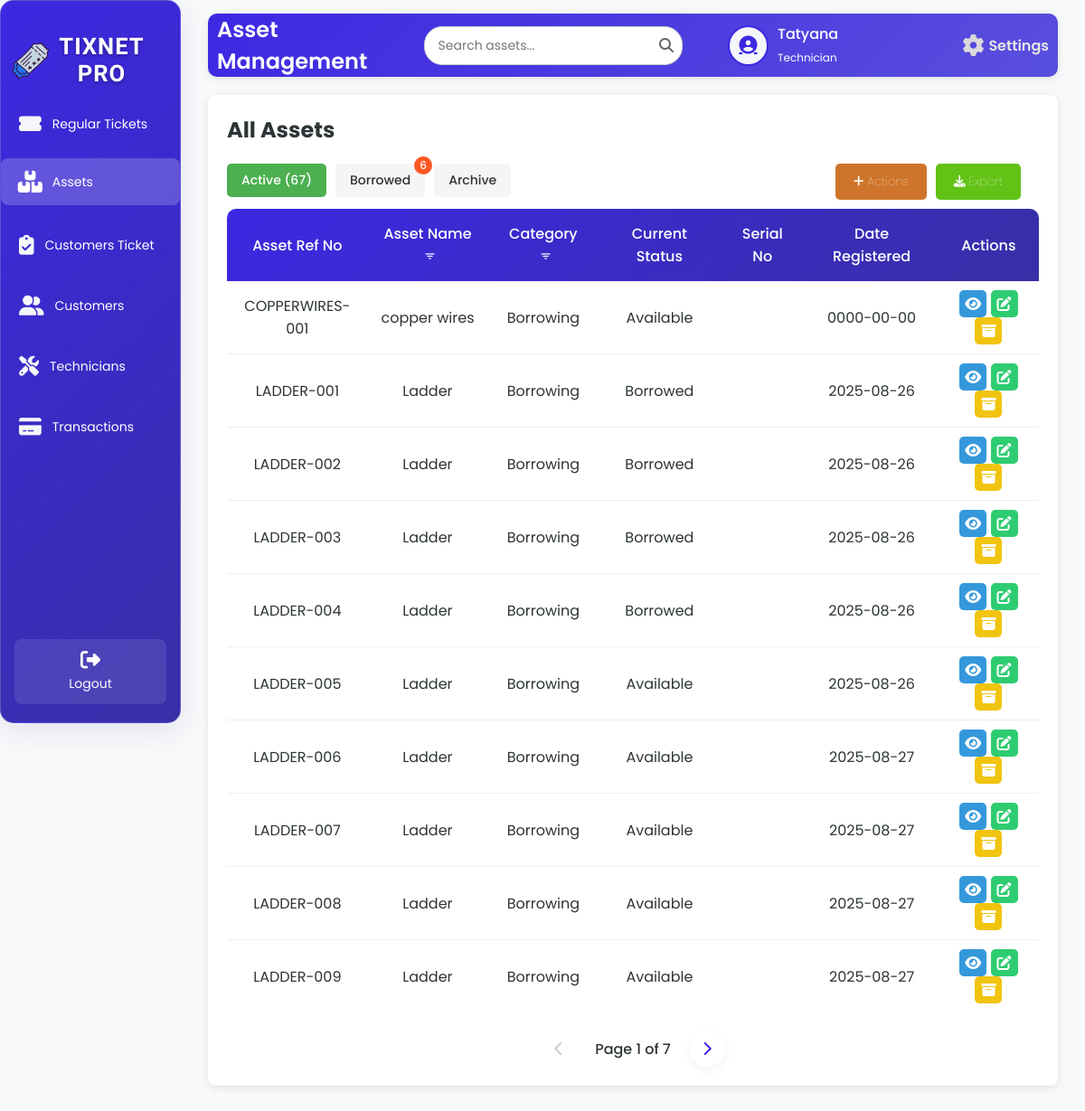
The app's page /assetsT.php (signed in) with its own data.
### tables this page shows
CREATE TABLE `tbl_assets` (
  `a_id` int(50) NOT NULL,
  `a_ref_no` varchar(200) NOT NULL,
  `a_name` varchar(200) NOT NULL,
  `a_status` varchar(200) NOT NULL,
  `a_current_status` varchar(200) NOT NULL,
  `a_quantity` int(50) NOT NULL,
  `a_serial_no` varchar(200) NOT NULL,
  `a_date` date NOT NULL
);

### assetsT.php (the view, shortened to what this page needs)
 <?php
    include 'db.php';
    $username = $_SESSION['username'];
    $firstName = '';
    $userType = '';
    $avatarPath = 'default-avatar.png';
    $avatarFolder = 'Uploads/avatars/';
    $userAvatar = $avatarFolder . $username . '.png';
    if (file_exists($userAvatar)) {
        $avatarPath = $userAvatar;
    } else {
        $avatarPath = 'default-avatar.png';
    }
    if ($conn) {
        $sqlUser = "SELECT u_fname, u_type FROM tbl_user WHERE u_username = ?";
        $stmtUser = $conn->prepare($sqlUser);
        if ($stmtUser) {
            $stmtUser->bind_param("s", $username);
            $stmtUser->execute();
            $resultUser = $stmtUser->get_result();
            if ($resultUser->num_rows > 0) {
                $row = $resultUser->fetch_assoc();
                $firstName = $row['u_fname'];
                $userType = $row['u_type'];
            }
        } else {
            $_SESSION['error'] = "Error preparing user query.";
        }
    } else {
        $_SESSION['error'] = "Database connection failed.";
    }
    $limit = 10;
    $activePage = isset($_GET['active_page']) ? (int)$_GET['active_page'] : 1;
    $activeOffset = ($activePage - 1) * $limit;
    if ($conn) {
        $activeCountQuery = "SELECT COUNT(*) as total FROM tbl_assets WHERE a_current_status != 'Archived'";
        $activeCountResult = $conn->query($activeCountQuery);
        $totalActive = $activeCountResult ? $activeCountResult->fetch_assoc()['total'] : 0;
        $totalActivePages = ceil($totalActive / $limit);
        $sqlActive = "SELECT a_ref_no, a_name, a_status, a_current_status, a_date, a_serial_no FROM tbl_assets WHERE a_current_status != 'Archived' ORDER BY a_ref_no ASC LIMIT ?, ?";
        $stmtActive = $conn->prepare($sqlActive);
        $stmtActive->bind_param("ii", $activeOffset, $limit);
        $stmtActive->execute();
        $resultActive = $stmtActive->get_result();
    } else {
        $_SESSION['error'] = "Database connection failed.";
    }
    ?>
    <!DOCTYPE html>
    <html lang="en">
    <head>
        <link rel="stylesheet" href="asset.css">
        <link rel="stylesheet" href="https://cdnjs.cloudflare.com/ajax/libs/font-awesome/6.6.0/css/all.min.css">
        <link rel="stylesheet" href="https://unpkg.com/boxicons@2.1.4/css/boxicons.min.css">
    </head>
    <body>
    <div class="wrapper">
        <div class="sidebar glass-container">
        <h2><img src="image/logo.png" alt="Tix Net Icon" class="sidebar-icon">TixNet Pro</h2>
    <ul>
        <li><a href="staffD.php"><i class="fas fa-ticket-alt icon"></i> <span>Regular Tickets</span></a></li>
        <li><a href="assetsT.php" class="active"><i class="fas fa-boxes icon"></i> <span>Assets</span></a></li>
        <li><a href="AllCustomersT.php"><i class="fas fa-clipboard-check icon"></i> <span>Customers Ticket</span></a></li>
        <li><a href="customersT.php"><i class="fas fa-user-friends icon"></i> <span>Customers</span></a></li>
        <li><a href="AssignTech.php"><i class="fas fa-tools icon"></i> <span>Technicians</span></a></li>
        <li><a href="Payments.php"><i class="fas fa-credit-card icon"></i> <span>Transactions</span></a></li>
    </ul>
    <footer>
        <a href="technician_staff.php" class="back-home"><i class="fas fa-sign-out-alt"></i> Logout</a>
    </footer>
</div>
        <div class="container">
            <div class="upper">
                <h1>Asset Management</h1>
                <div class="search-container">
                    <input type="text" class="search-bar" id="searchInput" placeholder="Search assets..." onkeyup="debouncedSearchAssets()">
                    <span class="search-icon"><i class="fas fa-search"></i></span>
                </div>
                <div class="user-profile">
                    <div class="user-icon">
                        <a href="image.php">
                            <?php
                            $cleanAvatarPath = preg_replace('/\?\d+$/', '', $avatarPath);
                            if (!empty($avatarPath) && file_exists($cleanAvatarPath)) {
                                echo "<img src='" . htmlspecialchars($avatarPath, ENT_QUOTES, 'UTF-8') . "' alt='User Avatar'>";
                            } else {
                                echo "<i class='fas fa-user-circle'></i>";
                            }
                            ?>
                        </a>
                    </div>
                    <div class="user-details">
                        <span><?php echo htmlspecialchars($firstName, ENT_QUOTES, 'UTF-8'); ?></span>
                        <small><?php echo htmlspecialchars(ucfirst($userType), ENT_QUOTES, 'UTF-8'); ?></small>
                    </div>
                    <a href="settings.php" class="settings-link">
                        <i class="fas fa-cog"></i>
                        <span>Settings</span>
                    </a>
                </div>
            </div>
            <div class="table-box glass-container">
                <div class="assets">
                    <h2>All Assets</h2>
                <div class="header-controls">
                   <div class="tab-buttons">
                   <button class="tab-btn active" onclick="showAssetTab('active')">Active (<?php echo $totalActive; ?>)</button>
                   <button class="tab-btn" onclick="showAssetTab('borrowed')">Borrowed
                     <?php
                      $borrowedCountQuery = "SELECT COUNT(*) as total FROM tbl_asset_status WHERE a_status = 'Borrowed'";
                      $borrowedCountResult = $conn->query($borrowedCountQuery);
                      $totalBorrowed = $borrowedCountResult ? $borrowedCountResult->fetch_assoc()['total'] : 0;
                       if ($totalBorrowed > 0): ?>
                    <span class="tab-badge"><?php echo $totalBorrowed; ?></span>
                     <?php endif; ?>
                   </button>
                   <button class="tab-btn" onclick="showAssetTab('archive')">Archive
                    </button>
                </div>
                 <div class="button-group">
                   <div class="action-container">
                      <button class="action-btn"><i class="fas fa-plus"></i> Actions</button>
                   </div>
               <div class="export-container">
                 <button class="export-btn"><i class="fas fa-download"></i> Export</button>
             </div>
            </div>
          </div>
                    <div id="assets-active" class="tab-content">
                        <table id="assets-table">
                            <thead>
                            <tr>
                            <th>Asset Ref No</th>
                            <th>Asset Name
                                    <button class="filter-btn" onclick="showAssetNameFilterModal('active')" title="Filter by Asset Name">
                                    <i class='bx bx-filter'></i>
                                    </button>
                            </th>
                            <th>Category
                                    <button class="filter-btn" onclick="showAssetStatusFilterModal('active')" title="Filter by Category">
                                    <i class='bx bx-filter'></i>
                                    </button>
                            </th>
                            <th>Current Status</th>
                            <th>Serial No</th>
                            <th>Date Registered</th>
                            <th>Actions</th>
                            </tr>
                            </thead>
                            <tbody id="assets-table-body">
                                <?php
                                if ($resultActive && $resultActive->num_rows > 0) {
                                    while ($row = $resultActive->fetch_assoc()) {
                                        echo "<tr>
                                                <td>" . htmlspecialchars($row['a_ref_no'], ENT_QUOTES, 'UTF-8') . "</td>
                                                <td>" . htmlspecialchars($row['a_name'], ENT_QUOTES, 'UTF-8') . "</td>
                                                <td>" . htmlspecialchars($row['a_status'], ENT_QUOTES, 'UTF-8') . "</td>
                                                <td>" . htmlspecialchars($row['a_current_status'], ENT_QUOTES, 'UTF-8') . "</td>
                                                <td>" . ($row['a_serial_no'] ? htmlspecialchars($row['a_serial_no'], ENT_QUOTES, 'UTF-8') : '') . "</td>
                                                <td>" . htmlspecialchars($row['a_date'], ENT_QUOTES, 'UTF-8') . "</td>
                                                <td>
                                                    <a class='view-btn' onclick=\"showAssetViewModal('" . htmlspecialchars($row['a_ref_no'], ENT_QUOTES, 'UTF-8') . "', '" . htmlspecialchars($row['a_name'], ENT_QUOTES, 'UTF-8') . "', '" . htmlspecialchars($row['a_status'], ENT_QUOTES, 'UTF-8') . "', '" . htmlspecialchars($row['a_current_status'], ENT_QUOTES, 'UTF-8') . "', '" . htmlspecialchars($row['a_date'], ENT_QUOTES, 'UTF-8') . "', '" . htmlspecialchars($row['a_serial_no'] ?? '', ENT_QUOTES, 'UTF-8') . "')\" title='View'><i class='fas fa-eye'></i></a>
                                                    <a class='edit-btn' onclick=\"showEditAssetModal('" . htmlspecialchars($row['a_ref_no'], ENT_QUOTES, 'UTF-8') . "', '" . htmlspecialchars($row['a_name'], ENT_QUOTES, 'UTF-8') . "', '" . htmlspecialchars($row['a_status'], ENT_QUOTES, 'UTF-8') . "', '" . htmlspecialchars($row['a_current_status'], ENT_QUOTES, 'UTF-8') . "', '" . htmlspecialchars($row['a_date'], ENT_QUOTES, 'UTF-8') . "', '" . htmlspecialchars($row['a_serial_no'] ?? '', ENT_QUOTES, 'UTF-8') . "')\" title='Edit'><i class='fas fa-edit'></i></a>
                                                    <a class='archive-btn' onclick=\"showArchiveModal('" . htmlspecialchars($row['a_ref_no'], ENT_QUOTES, 'UTF-8') . "', '" . htmlspecialchars($row['a_name'], ENT_QUOTES, 'UTF-8') . "')\" title='Archive'><i class='fas fa-archive'></i></a>
                                                </td></tr>";
                                    }
                                } else {
                                    echo "<tr><td colspan='8'>No active assets found.</td></tr>";
                                }
                                ?>
                            </tbody>
                        </table>
                        <div class="pagination" id="active-pagination">
                            <?php if ($activePage > 1): ?>
                                <a href="javascript:searchAssets(<?php echo $activePage - 1; ?>, 'active')" class="pagination-link"><i class="fas fa-chevron-left"></i></a>
                            <?php else: ?>
                                <span class="pagination-link disabled"><i class="fas fa-chevron-left"></i></span>
                            <?php endif; ?>
                            <span class="current-page">Page <?php echo $activePage; ?> of <?php echo $totalActivePages; ?></span>
                            <?php if ($activePage < $totalActivePages): ?>
                                <a href="javascript:searchAssets(<?php echo $activePage + 1; ?>, 'active')" class="pagination-link"><i class="fas fa-chevron-right"></i></a>
                            <?php else: ?>
                                <span class="pagination-link disabled"><i class="fas fa-chevron-right"></i></span>
                            <?php endif; ?>
                        </div>
                    </div>
                </div>
            </div>
        </div>
    </div>
    </body>
    </html>

### assetsT.php (style rules this page uses)
.filter-btn { background: transparent !important; border: none; cursor: pointer; font-size: 15px; color: #f5f8fc; margin-left: 5px; vertical-align: middle; padding: 0; outline: none; }
th .filter-btn { background: transparent !important; }

### records on screen
tbl_assets: a_ref_no "COPPERWIRES-001", a_name "copper wires", a_status "Borrowing", a_current_status "Available", a_date "0000-00-00"
tbl_assets: a_ref_no "LADDER-001", a_name "Ladder", a_status "Borrowing", a_current_status "Borrowed", a_date "2025-08-26"
tbl_assets: a_ref_no "LADDER-002", a_name "Ladder", a_status "Borrowing", a_current_status "Borrowed", a_date "2025-08-26"
tbl_assets: a_ref_no "LADDER-003", a_name "Ladder", a_status "Borrowing", a_current_status "Borrowed", a_date "2025-08-26"
tbl_assets: a_ref_no "LADDER-004", a_name "Ladder", a_status "Borrowing", a_current_status "Borrowed", a_date "2025-08-26"
tbl_assets: a_ref_no "LADDER-005", a_name "Ladder", a_status "Borrowing", a_current_status "Available", a_date "2025-08-26"
tbl_assets: a_ref_no "LADDER-006", a_name "Ladder", a_status "Borrowing", a_current_status "Available", a_date "2025-08-27"
tbl_assets: a_ref_no "LADDER-007", a_name "Ladder", a_status "Borrowing", a_current_status "Available", a_date "2025-08-27"
tbl_assets: a_ref_no "LADDER-008", a_name "Ladder", a_status "Borrowing", a_current_status "Available", a_date "2025-08-27"
tbl_assets: a_ref_no "LADDER-009", a_name "Ladder", a_status "Borrowing", a_current_status "Available", a_date "2025-08-27"

### other values on screen
$firstName "Tatyana"
$userType "Technician"
$totalActive "67"
$totalBorrowed "6"
$activePage "1"
$totalActivePages "7"
